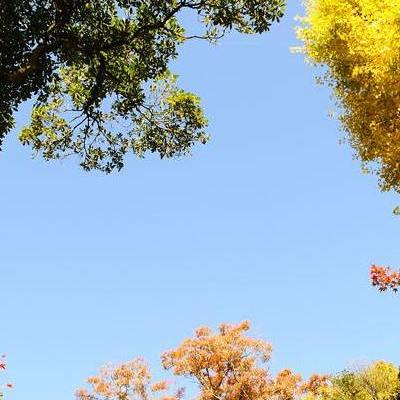
#> input picture 04_opencv/image/view.jpg, 400 x 400 px
$ python 'lf_03_图像混合.py'
#> lines starting #> are read from the running program, lines starting #| are printed output that depends on the picture
import numpy as np
import cv2 as cv
import matplotlib.pyplot as plt
from pylab import mpl
# 设置显示中文字体
mpl.rcParams["font.sans-serif"] = ["SimHei"]
# 设置正常显示符号
mpl.rcParams["axes.unicode_minus"] = False
# 1.图像混合
# 读取两张图片
img1 = cv.imread('./image/view.jpg')
#> img1 is the input picture: shape (400, 400, 3); mean B, G, R 191.3, 177.1, 156.1
img2 = cv.imread('./image/rain.jpg')
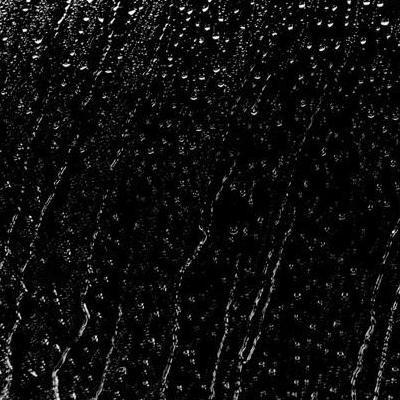
#> input picture 04_opencv/image/rain.jpg, 400 x 400 px
#> img2 is the input picture: shape (400, 400, 3); min 0, max 255, mean 14.4
# 混合运算
img = cv.addWeighted(img1,0.7,img2,0.3,0)
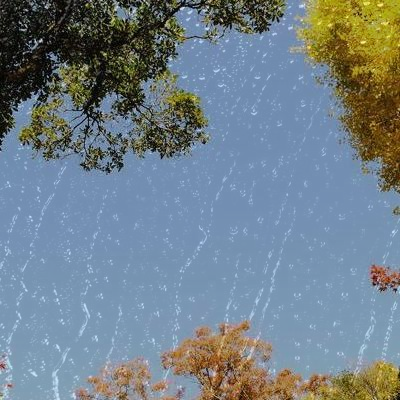
#> img: shape (400, 400, 3); mean B, G, R 138.2, 128.3, 113.6
# 图像显示
plt.figure(figsize=(8,8))
plt.imshow(img[:,:,::-1])
plt.show()
